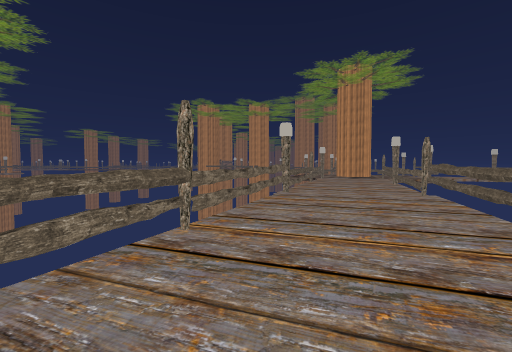
View 1 (above)

16 first-person views from a walk through a scene from a Unity 3-D project. The camera is 1.3 m above the floor, tilts 2° down and sees 90° across. The floor is counted in squares, 2.09 m on a side. Each view is taken from the middle of a square. On the plan, view 1 faces up. The plan holds only what a view shows up to about 9 squares ahead; the rest is blank. The place goes on beyond the plan. The player is left out. Some surface patterns are stand-ins.

View 2
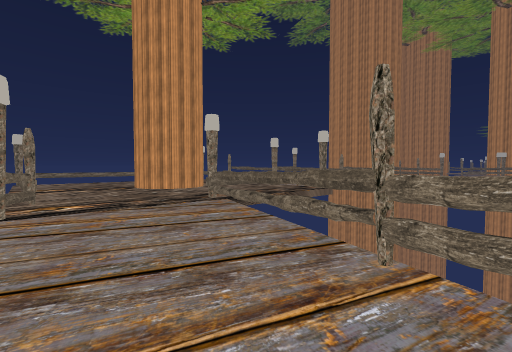

View 3
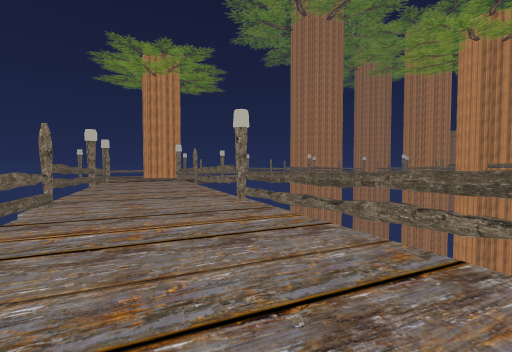

View 4
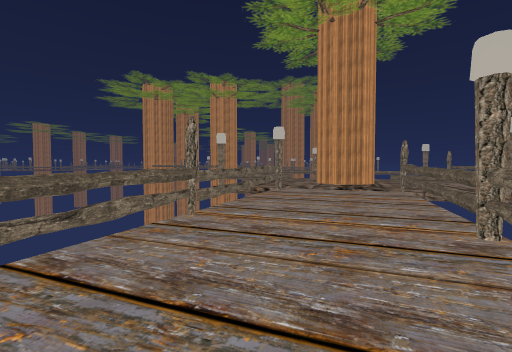

View 5
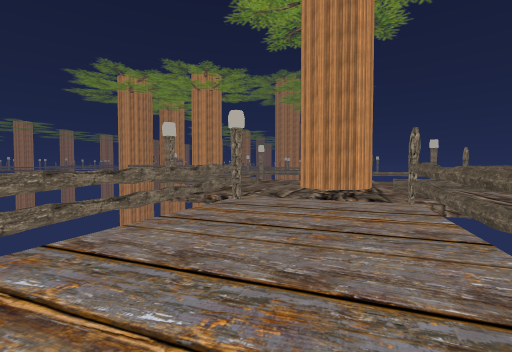

View 6
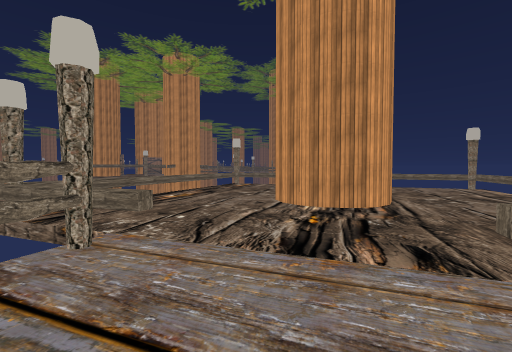

View 7
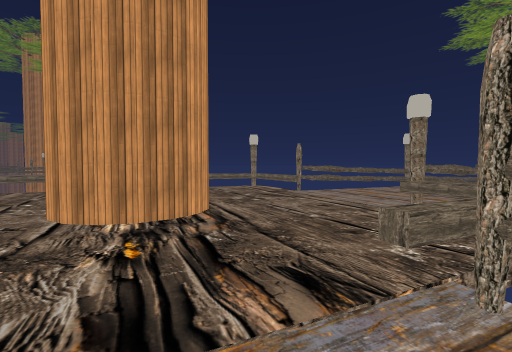

View 8
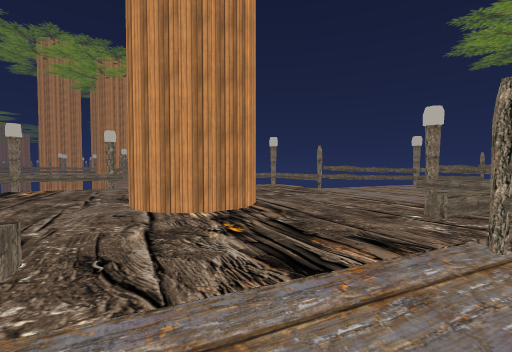

View 9
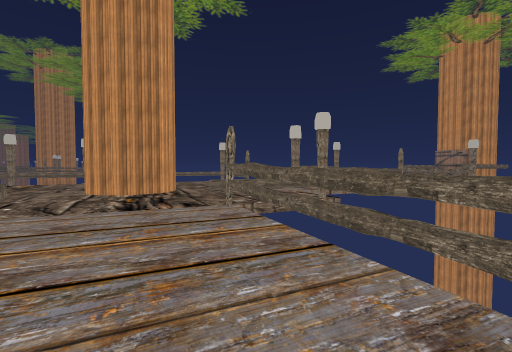

View 10
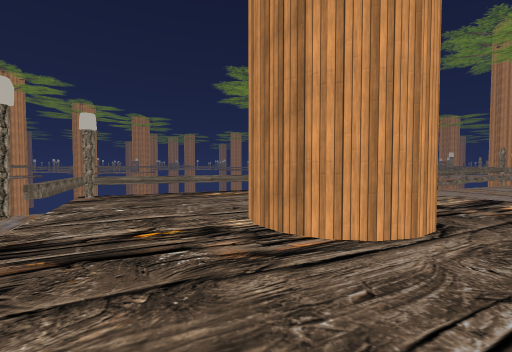

View 11
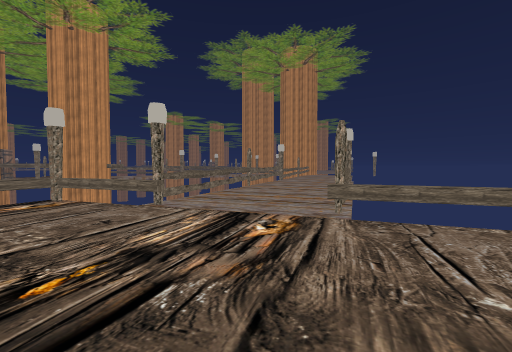

View 12
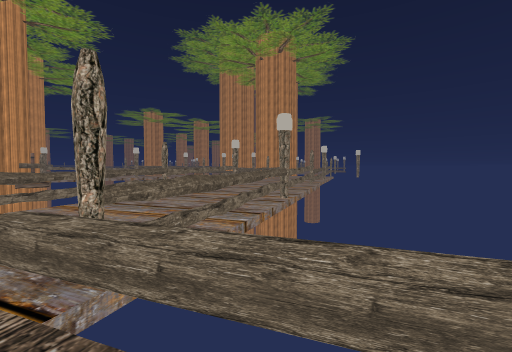

View 13
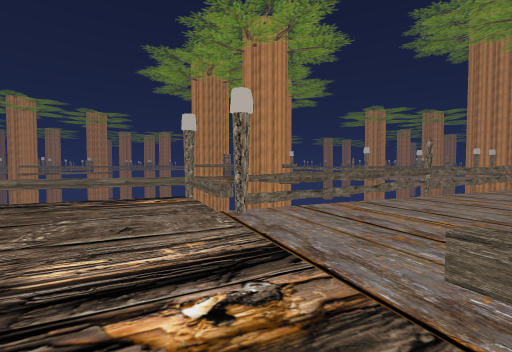

View 14
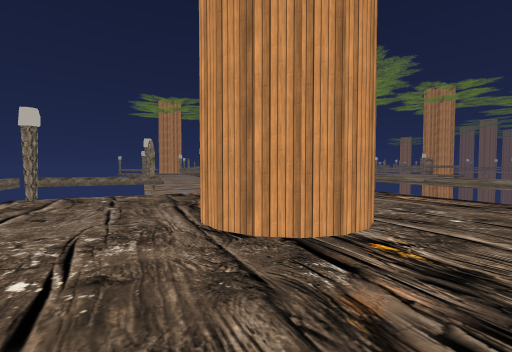

View 15
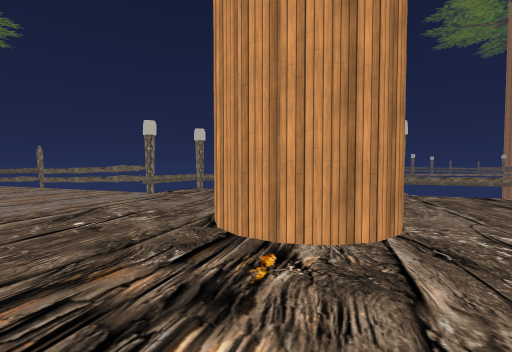

View 16
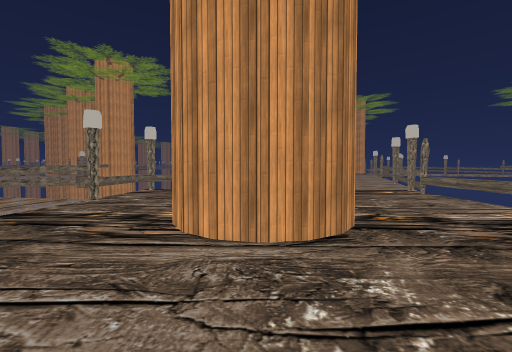

### Floor plan
Points are (right, up) in squares from view 1. A wall is a line through its corners. A room is listed if a view was taken in it or the views show most of it. See-through windows are left out.
Room 1 (views 1, 2, 3, 4, 5, 6, 7, 8, 9, 10, 11, 12, 13, 14)
walls: (5.2, 9.9) (5.5, 10.4) (5.6, 11.2); (5.2, 9.8) (6.5, 13.1); (5.6, 10.9) (5.9, 12); (3, 11.6) (1.6, 8.8); (2, 9.5) (1.6, 8.1); (3, 12.2) (2.9, 11.6); (5.8, 11.7) (6, 12.4); (1.5, 8.7) (1.4, 8.2); (3.9, 6.5) (4.3, 7.8); (1.6, 7.2) (1.2, 6.4); (3.6, 13.8) (0.9, 6.4); (3.6, 5.9) (4.3, 7.7); (0.8, 6.3) (-1.5, 0.1); (6.7, 15.8) (5.8, 16); (5.7, 16.2) (5.3, 16.7); (2.6, 3.6) (3.2, 5); (5.5, 16.5) (5.4, 16.9) (5.5, 17.3) (5.7, 17.7) (6, 17.9); (7.1, 16) (6.3, 15.8) (5.5, 16.3); (9.6, 13.9) (12, 13.3); (9.6, 14.1) (12.5, 12.9); (7.4, 16.3) (6.9, 16); (0.1, 3.9) (-1.3, 1.1); (2.6, 2.7) (2.8, 3.4); (2.6, 2.3) (3.4, 4.8); (2.1, 2.4) (2.5, 3.4); (2.3, 2.2) (3.4, 4.7); (5.8, 17.8) (6.4, 18); (7.4, 17.4) (7.5, 17) (7.4, 16.6) (7.2, 16.2); (7, 17.9) (7.5, 17.2); (12.4, 12.8) (9.5, 13.9); (-0.9, 1.6) (-1.3, 0.3); (11.5, 16.3) (10.6, 16.8); (12.4, 16) (10.3, 16.8); (12.5, 16.1) (11.4, 16.4); (-2.6, -3.8) (-2, -4.3)
low walls: (6.5, 13.5) (8.6, 12.7); (8.2, 12.6) (6.3, 13.3); (2.8, 14.9) (3.7, 14.5); (10.3, 16.8) (10.8, 18.4); (3.9, 20.6) (1.9, 15.4); (10.5, 19.4) (9.4, 19.8); (-3.3, -1.2) (-2.4, -1.3); (0.6, -4.5) (0.6, -2.5)
ways out: opening at (6.4, 19) to room 2; opening at (-3, -2.5) to room 3; opening at (-0.5, -5) to room 3; gap at (2, 0); gap at (5, 8)
objects: other object (-2, -1); other object (-1, 2); other object (1, -2); other object (1, -1); other object (1, 6); other object (2, 1); other object (2, 10); other object (2, 15); other object (4, 5); other object (4, 14); other object (5, 9); other object (6, 13); other object (9, 13); railing (9, 14); other object (9, 15); other object (10, 17); other object (11, 19)
Room 2 (view 15)
walls: (6.7, 22.3) (6.5, 21.8); (7, 22.8) (6.5, 22.1); (7.2, 23.5) (6.6, 21.9); (7.3, 23.8) (6.6, 22.5); (7.3, 24) (6.9, 22.7); (6.6, 18) (7.3, 17.6); (6.2, 18) (7, 17.9)
low walls: (5.6, 21.3) (4.5, 21.7); (4.2, 21.5) (3.9, 20.6); (7.2, 24) (7, 22.8)
ways out: opening at (6.4, 19) to room 1; opening at (8.5, 23)
objects: other object (6, 21); other object (9, 20)
Room 3 (view 16)
walls: (-7, -3.1) (-7.6, -2.9); (-6.4, -3.2) (-8.2, -2.9); (-6.3, -3.1) (-8.1, -3.1); (-3.7, -4.1) (-3.3, -3.9) (-2.6, -3.8); (-3.4, -5.8) (-3.7, -5.6) (-4, -5.1); (-3.1, -3.7) (-2.5, -3.9); (-2.3, -5.8) (-3.2, -6); (-2, -4.3) (-1.8, -5.1) (-2.2, -5.6) (-2.8, -6) (-3.6, -5.8)
low walls: (-6, -1.6) (-6.1, -2.7)
ways out: opening at (-3, -2.5) to room 1; opening at (-0.5, -5) to room 1
objects: other object (-6, -3)

Positions as (right, up) in squares from view 1, and headings:
1: (0, 0), facing up
2: (1, 3), facing down-left
3: (4, 10), facing down-left
4: (3, 7), facing up
5: (4, 9), facing up
6: (5, 12), facing up
7: (5, 13), facing up-right
8: (4, 13), facing up-right
9: (4, 10), facing up-right
10: (8, 14), facing up-left
11: (8, 17), facing up
12: (10, 19), facing up
13: (9, 19), facing up-left
14: (9, 19), facing down-left
15: (7, 20), facing down
16: (-3, -8), facing up
